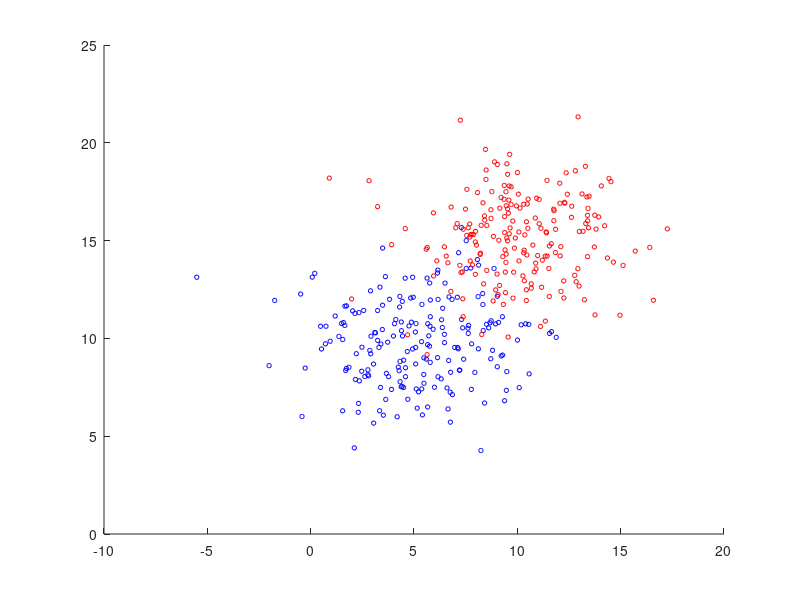

Write the MATLAB code that produced this figure. (Note: this script raises an error after producing the figure.)
clear all;
close all;

MU1 = [5 10];
SIGMA1 = [8 0; 0 4];
MU2 = [10 15];
SIGMA2 = [8 0; 0 4];
X1 = mvnrnd(MU1,SIGMA1,200);
X2 = mvnrnd(MU2,SIGMA2,200);

range1 = [-5:0.1:20]
range2 = [-5:0.1:20]

figure;
hold on;

scatter(X1(:,1), X1(:,2), 10, 'b');
scatter(X2(:,1), X2(:,2), 10, 'r');

[a_vectors, a_values] = eigs(SIGMA1)
[b_vectors, b_values] = eigs(SIGMA2)

a_theta = atan2(a_vectors(2,1), a_vectors(1,1));
plot_ellipse(MU1(1), MU1(2), a_theta, sqrt(a_values(1,1)), sqrt(a_values(2,2)));

b_theta = atan2(b_vectors(2,1), b_vectors(1,1));
plot_ellipse(MU2(1), MU2(2), b_theta, sqrt(b_values(1,1)),sqrt(b_values(2,2)));

map_1 = MAP([MU1; MU2], range1, range2, cat(3,SIGMA1,SIGMA2), [0.5 0.5]);
contour(range1, range2, map_1', [1 1], '--r');
hold on;

case1_classes = {X1, X2};
confusion = zeros(size(case1_classes, 2));

for i=1:size(case1_classes, 2)
    current_class = cell2mat(case1_classes(i));
    for j=1:size(current_class, 1)

       predicted = MAP([MU1; MU2], current_class(j,1), current_class(j,2), cat(3, SIGMA1, SIGMA2), [0.5 0.5]);
   
       confusion(i,predicted) = confusion(i,predicted) + 1;
    end
end 

confusion